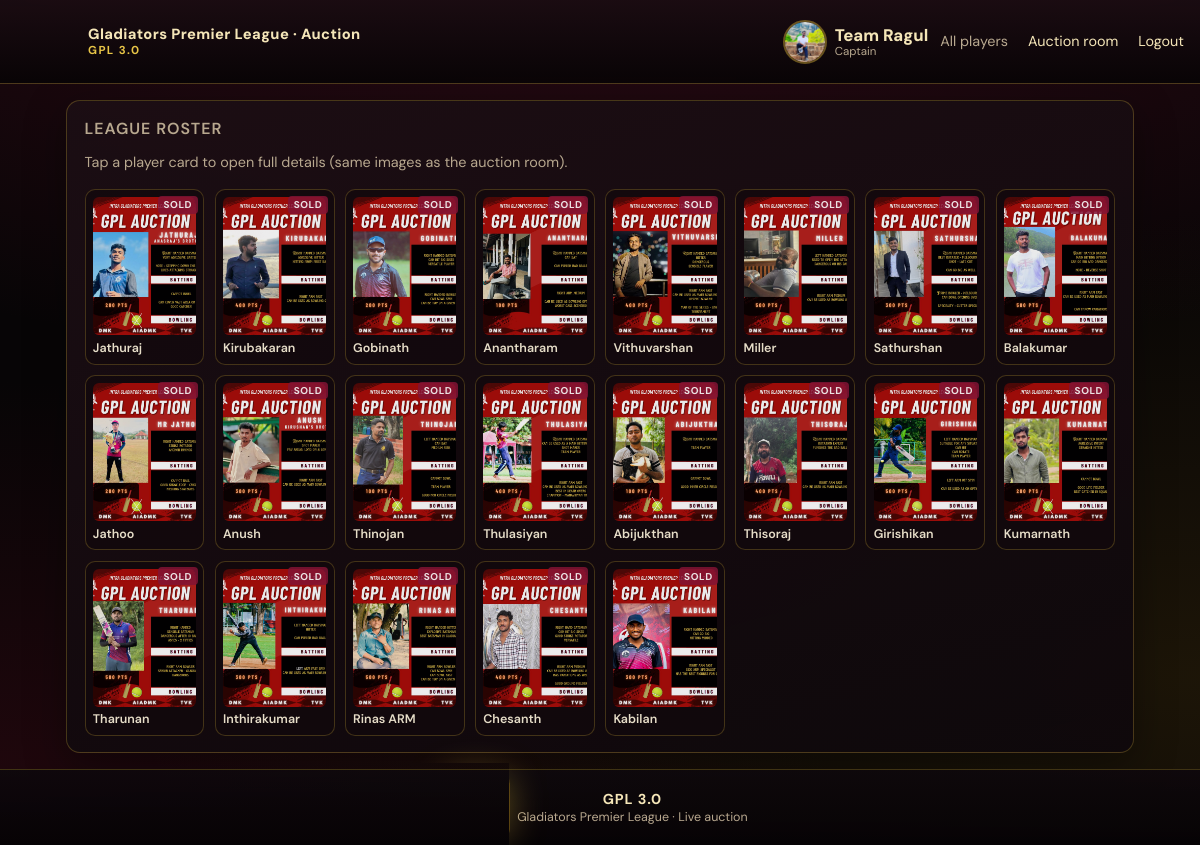
/captain/roster (signed in), run on the app's committed database.
### models.py (models this page shows)
class Team(db.Model):
    id = db.Column(db.Integer, primary_key=True)
    team_name = db.Column(db.String(100))
    username = db.Column(db.String(100), unique=True)
    password = db.Column(db.String(100))
    total_points = db.Column(db.Integer, default=10000)
    remaining_points = db.Column(db.Integer, default=10000)
    players_bought = db.Column(db.Integer, default=0)
    is_ready = db.Column(db.Boolean, default=False)
    captain_photo = db.Column(db.String(255), nullable=True)
    finals_team_theme = db.Column(
        db.String(16), default="multi"
    )  # multi | blue | red | yellow — final squad export card base

class Player(db.Model):
    id = db.Column(db.Integer, primary_key=True)
    name = db.Column(db.String(100))
    category = db.Column(db.Integer)
    base_price = db.Column(db.Integer)
    player_card = db.Column(db.String(200))
    player_photo = db.Column(db.String(255), nullable=True)
    status = db.Column(db.String(50), default="unsold")
    sold_price = db.Column(db.Integer)
    team_id = db.Column(db.Integer)
    eligible_for_random_pool = db.Column(db.Boolean, default=True)

### app.py (the view)
@app.route("/captain/roster")
def captain_roster():
    if "team_id" not in session:
        return redirect(url_for("home"))
    team = Team.query.get(session["team_id"])
    if not team:
        session.pop("team_id", None)
        return redirect(url_for("home"))
    teams = Team.query.order_by(Team.id).all()
    team_names = {t.id: t.team_name for t in teams}
    players = Player.query.order_by(Player.id).all()
    roster_rows = []
    for p in players:
        roster_rows.append(
            {
                "id": p.id,
                "name": p.name,
                "category": p.category,
                "base_price": p.base_price,
                "status": p.status,
                "sold_price": p.sold_price,
                "buyer_team": team_names.get(p.team_id) if p.team_id else None,
                "card": p.player_card or "",
            }
        )
    return render_template(
        "captain_roster.html",
        team=team,
        roster_rows=roster_rows,
    )

### app.py (called while the page is built)
@app.context_processor
def branding_assets():
    png_path = os.path.join(app.root_path, "static", "images", "gladiators-logo.png")
    return {"use_gladiators_png": os.path.isfile(png_path)}

@app.before_request
def ensure_sessions():
    session.permanent = True

### templates/captain_roster.html (shortened to what this page needs)
<!DOCTYPE html>
<html lang="en">
<head>
  <link rel="stylesheet" href="/static/css/style.css">
</head>
<body>
{% from 'includes/macros.html' import captain_face %}
  <header class="screen-header">
    {% include 'includes/brand_bar.html' %}
    <div class="team-cell-cap" style="flex:0 1 auto;">
      {{ captain_face(team, 'cap-avatar--header') }}
      <div style="text-align:left;line-height:1.2;">
        <div style="font-weight:800;color:var(--gold-soft);font-size:clamp(0.9rem,2.5vw,1.05rem);">{{ team.team_name }}</div>
        <div style="font-size:0.72rem;color:var(--muted);">Captain</div>
      </div>
    </div>
    <nav class="nav-links">
      <span style="color:var(--muted);font-size:0.9rem;">All players</span>
      <a href="{{ url_for('auction') }}">Auction room</a>
      <a href="{{ url_for('logout') }}">Logout</a>
    </nav>
  </header>
  <div class="layout-grid" style="max-width:1100px;flex:1;">
    <div class="panel">
      <h2>League roster</h2>
      <p style="color:var(--muted);font-size:0.9rem;margin-top:0;">
        Tap a player card to open full details (same images as the auction room).
      </p>
      <div class="captain-roster-grid" id="roster-grid">
        {% for row in roster_rows %}
          <button type="button" class="roster-tile {% if row.status == 'sold' %}roster-tile--sold{% endif %}" data-player-id="{{ row.id }}">
            {% if row.card %}
              <img src="{{ url_for('static', filename='uploads/' + row.card) }}" alt="" loading="lazy">
            {% else %}
              <div class="roster-tile__placeholder">{{ row.name[0]|upper }}</div>
            {% endif %}
            <span class="roster-tile__name">{{ row.name }}</span>
            {% if row.status == 'sold' %}
              <span class="roster-tile__badge">Sold</span>
            {% endif %}
          </button>
        {% else %}
          <p style="color:var(--muted);grid-column:1/-1;">No players in the league yet.</p>
        {% endfor %}
      </div>
    </div>
  </div>
{% include 'includes/league_footer.html' %}
</body>
</html>

### templates/includes/macros.html
{% macro captain_face(team, extra_class='') -%}
  {% if team.captain_photo %}
    <img class="cap-avatar {{ extra_class }}" src="{{ url_for('static', filename='uploads/' + team.captain_photo) }}" alt="">
  {% else %}
    {% set nm = team.team_name or '?' %}
    <span class="cap-avatar cap-avatar--placeholder {{ extra_class }}" aria-hidden="true">{{ nm[0]|upper }}</span>
  {% endif %}
{%- endmacro %}

### static/css/style.css (style rules this page uses)
:root { --bg: #070506; --surface: #12080c; --raised: #1a0c12; --border: rgba(212, 175, 55, 0.28); --text: #f8efd8; --muted: #b8a88f; --gold: #e8c547; --gold-soft: #f5e6b8; --gold-dim: #9a7214; --blood: #8b1538; --blood-deep: #4a0a18; --warning: var(--gold-soft); --danger: #ff6b7a; --accent: var(--gold); --accent-dim: var(--gold-dim); --radius: 14px; --font: "DM Sans", system-ui, sans-serif; }
* { box-sizing: border-box; }
body { margin: 0; font-family: var(--font); background: radial-gradient(ellipse 110% 70% at 50% -25%, rgba(139, 21, 56, 0.38), transparent), radial-gradient(ellipse 90% 55% at 100% 80%, rgba(184, 137, 20, 0.12), transparent), radial-gradient(ellipse 70% 45% at 0% 90%, rgba(74, 10, 24, 0.35), transparent), var(--bg); color: var(--text); min-height: 100vh; line-height: 1.45; padding: env(safe-area-inset-top) env(safe-area-inset-right) env(safe-area-inset-bottom) env(safe-area-inset-left); display: flex; flex-direction: column; }
a { color: var(--gold-soft); text-decoration: none; }
.screen-header { padding: 0.85rem 1rem; background: linear-gradient(180deg, rgba(26, 12, 18, 0.97), rgba(8, 4, 6, 0.94)); backdrop-filter: blur(12px); border-bottom: 1px solid var(--border); display: flex; flex-wrap: wrap; align-items: center; justify-content: space-between; gap: 0.75rem; }
.cap-avatar { width: 38px; height: 38px; border-radius: 50%; object-fit: cover; border: 2px solid rgba(212, 175, 55, 0.45); flex-shrink: 0; vertical-align: middle; }
.cap-avatar--header { width: 44px; height: 44px; }
.team-cell-cap { display: flex; align-items: center; gap: 0.45rem; }
.nav-links { display: flex; flex-wrap: wrap; gap: 0.75rem 1.25rem; font-size: 0.9rem; }
.layout-grid { display: grid; gap: 1rem; padding: 1rem; max-width: 1400px; margin: 0 auto; flex: 1; width: 100%; }
.panel { background: linear-gradient(165deg, rgba(28, 14, 20, 0.96), rgba(14, 8, 12, 0.92)); border: 1px solid var(--border); border-radius: var(--radius); padding: 1rem 1.1rem; box-shadow: 0 12px 40px rgba(0, 0, 0, 0.35); }
.panel h2 { margin: 0 0 0.75rem; font-size: 1rem; font-weight: 600; color: var(--muted); text-transform: uppercase; letter-spacing: 0.06em; }
.captain-roster-grid { display: grid; grid-template-columns: repeat(auto-fill, minmax(118px, 1fr)); gap: 0.65rem; margin-top: 1rem; }
.roster-tile { position: relative; display: flex; flex-direction: column; align-items: stretch; gap: 0.35rem; padding: 0.45rem; margin: 0; border-radius: calc(var(--radius) - 4px); border: 1px solid var(--border); background: rgba(18, 8, 12, 0.75); color: var(--text); font-family: inherit; font-size: 0.78rem; cursor: pointer; text-align: left; transition: border-color 0.15s, box-shadow 0.15s; -webkit-tap-highlight-color: transparent; }
.roster-tile img { width: 100%; aspect-ratio: 3 / 4; object-fit: cover; border-radius: 6px; display: block; }
.roster-tile__name { font-weight: 600; line-height: 1.25; overflow: hidden; display: -webkit-box; -webkit-line-clamp: 2; -webkit-box-orient: vertical; }
.roster-tile__badge { position: absolute; top: 0.35rem; right: 0.35rem; font-size: 0.62rem; font-weight: 700; text-transform: uppercase; letter-spacing: 0.06em; padding: 0.15rem 0.35rem; border-radius: 4px; background: rgba(139, 21, 56, 0.85); color: #fff5f5; }
.roster-tile--sold { opacity: 0.92; }

### data on the page
Team: captain_photo (picture), team_name "Team Ragul"
Player: player_card (picture), name "Jathuraj"
Player: player_card (picture), name "Kirubakaran"
Player: player_card (picture), name "Gobinath"
Player: player_card (picture), name "Anantharam"
Player: player_card (picture), name "Vithuvarshan"
Player: player_card (picture), name "Miller"
Player: player_card (picture), name "Sathurshan"
Player: player_card (picture), name "Balakumar"
Player: player_card (picture), name "Jathoo"
Player: player_card (picture), name "Anush"
Player: player_card (picture), name "Thinojan"
Player: player_card (picture), name "Thulasiyan"
Player: player_card (picture), name "Abijukthan"
Player: player_card (picture), name "Thisoraj"
Player: player_card (picture), name "Girishikan"
Player: player_card (picture), name "Kumarnath"
Player: player_card (picture), name "Tharunan"
Player: player_card (picture), name "Inthirakumar"
Player: player_card (picture), name "Rinas ARM"
Player: player_card (picture), name "Chesanth"
Player: player_card (picture), name "Kabilan"
